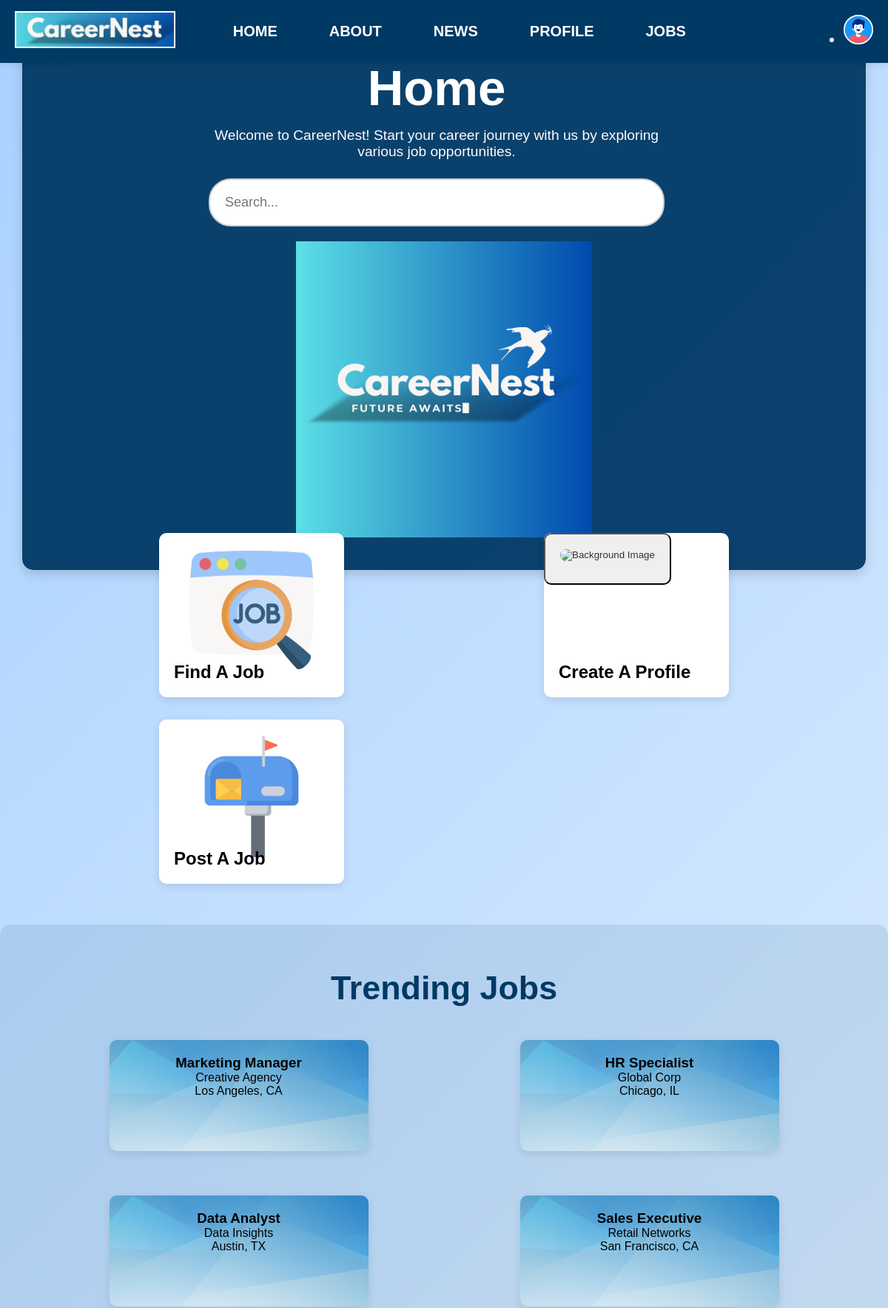
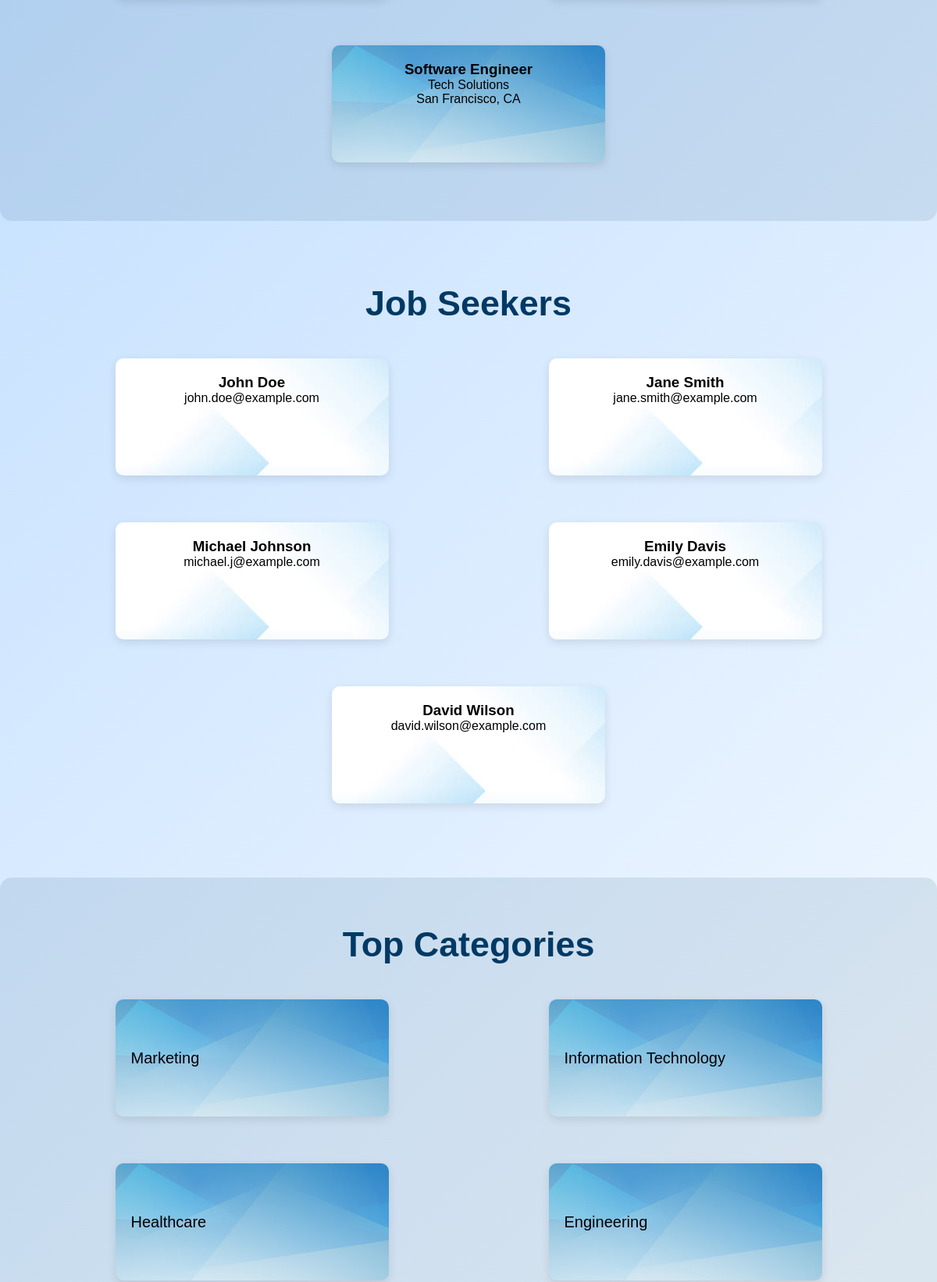
Page /USER_HOME.php (signed in, upper part) on the committed database (2 pictures, top to bottom).
### tables this page shows
CREATE TABLE `jobs` (
  `id` int(11) NOT NULL,
  `Template` enum('Local','Foreign','Online') NOT NULL,
  `company_name` varchar(255) NOT NULL,
  `location` varchar(255) NOT NULL,
  `job_title` varchar(255) NOT NULL,
  `job_type` varchar(255) NOT NULL,
  `requirements` varchar(255) NOT NULL,
  `salary` varchar(100) NOT NULL,
  `description` text NOT NULL,
  `contact_no` varchar(20) NOT NULL,
  `email` varchar(255) NOT NULL,
  `deadline` date NOT NULL
);

CREATE TABLE `job_seeker_profile` (
  `Seeker_ID` int(11) NOT NULL,
  `First_Name` varchar(50) DEFAULT NULL,
  `Last_Name` varchar(50) DEFAULT NULL,
  `DOB` date DEFAULT NULL,
  `Age` int(11) DEFAULT NULL,
  `Country` varchar(50) DEFAULT NULL,
  `City` varchar(50) DEFAULT NULL,
  `Gender` varchar(10) DEFAULT NULL,
  `Job_Category` varchar(50) DEFAULT NULL,
  `Contact` bigint(20) DEFAULT NULL,
  `Email` varchar(100) DEFAULT NULL,
  `Experience` varchar(100) DEFAULT NULL,
  `Description` text DEFAULT NULL
);

### USER_HOME.PHP (the view, shortened to what this page needs)
<?php
require 'config.php';
$jobs_query = "SELECT * FROM jobs LIMIT 5";
$jobs_result = $con->query($jobs_query);
$seekers_query = "SELECT * FROM job_seeker_profile LIMIT 5";
$seekers_result = $con->query($seekers_query);
?>
<!DOCTYPE html>
<html lang="en">
<head>
    <link rel="stylesheet" href="CSS/Home_page.css">
    <link rel="stylesheet" href="CSS/User_home.css">
    <link rel="stylesheet" href="CSS/popup.css">
    <link rel="stylesheet" href="footer and header/CSS/H_F.css">
    <link rel="stylesheet" href="CSS/alert.css">
    <link rel="stylesheet" href="CSS/profile_drop_down.css">
</head>
<body>
    <header>
        <div class="logo">
            <img src="footer and header/images/logo(8).png" alt="CareerNest Logo">
        </div>
        <nav>
            <ul>
                <li><a href="#">HOME</a></li>
                <li><a href="User_About_Us.php">ABOUT</a></li>
                <li><a href="User_News_feed.php">NEWS</a></li>
                <li class="dropdown">
                    <a href="#">PROFILE</a>
                </li>
                <li class="dropdown">
                    <a href="#" class="dropbtn">JOBS</a>
                </li>
            </ul>
        </nav>
        <div class="profile">
            <ul>
                <li class="dropdown-profile">
                    <a href="#" class="dropbtnprofile"><img src="footer and header/images/profile.png" alt="User Profile"></a>
                </li>
            </ul>
        </div>
    </header>
    <main>
        <section class="intro-section">
            <div class="content-box">
                <div class="left-content">
                    <h1>Home</h1>
                    <p>Welcome to CareerNest! Start your career journey with us by exploring various job opportunities.</p>
                    <div class="search-bar">
                        <input type="text" placeholder="Search...">
                    </div>
                </div>
                <div class="right-content">
                    <img src="footer and header/images/logo(7).png" alt="Main logo">
                </div>
            </div>
        </section>
        <section class="features">
            <div class="feature-card-wrapper">
                <a href="Job pages.php" class="feature-card">
                    <img class="Cbackground-image" src="images/5.png" alt="Background Image">
                    <div class="feature-card-content">Find A Job</div>
                </a>
            </div>
            <div class="feature-card-wrapper">
                <button type="submit" class="feature-card" onclick="openpopup()">
                    <img class="Cbackground-image" src="images/7.png" alt="Background Image">
                    <div class="feature-card-content">Create A Profile</div>
                </button>
            </div>
            <div class="feature-card-wrapper">
                <a href="jobpost.php" class="feature-card">
                    <img class="Cbackground-image" src="images/6.png" alt="Background Image">
                    <div class="feature-card-content">Post A Job</div>
                </a>
            </div>
        </section>
        <section class="trending-jobs">
            <h2>Trending Jobs</h2>
            <div class="jobs">
                <?php while ($job = $jobs_result->fetch_assoc()): ?>
                    <div class="job">
                        <h3><?php echo htmlspecialchars($job['job_title']); ?></h3>
                        <p><?php echo htmlspecialchars($job['company_name']); ?></p>
                        <p><?php echo htmlspecialchars($job['location']); ?></p>
                    </div>
                <?php endwhile; ?>
            </div>
        </section>
        <section class="J-seekers">
            <h2>Job Seekers</h2>
            <div class="job-seekers">
                <?php while ($seeker = $seekers_result->fetch_assoc()): ?>
                    <div class="seeker">
                        <h3><?php echo htmlspecialchars($seeker['First_Name'] . ' ' . $seeker['Last_Name']); ?></h3>
                        <p><?php echo htmlspecialchars($seeker['Email']); ?></p>
                    </div>
                <?php endwhile; ?>
            </div>
        </section>
        <section class="top-categories">
            <h2>Top Categories</h2>
            <div class="categories">
                <div class="category">Marketing</div>
                <div class="category">Information Technology</div>
                <div class="category">Healthcare</div>
                <div class="category">Engineering</div>
            </div>
        </section>
    </main>
</body>
</html>

### CSS/Home_page.css (style rules this page uses)
* { margin: 0; padding: 0; box-sizing: border-box; font-family: 'Verdana', sans-serif; }
body { background: linear-gradient(-45deg, #a8e6ff, #d0f1ff, #ffffff, #a8d1ff); background-size: 800% 800%; animation: gradient 15s ease infinite; min-height: 100vh; padding: 0; }
.intro-section { margin: 60px 0; padding: 100px 30px; display: flex; justify-content: center; align-items: center; min-height: 500px; transition: transform 0.3s ease-in-out; box-sizing: border-box; }
.content-box { display: flex; justify-content: space-between; align-items: center; width: 100%; max-width: 1900px; background: #003964f1; padding: 40px; box-shadow: 0 6px 15px rgba(0, 0, 0, 0.15); border-radius: 15px; transition: transform 0.3s ease-in-out, box-shadow 0.3s ease-in-out; overflow: hidden; }
.left-content { width: 60%; padding-right: 20px; box-sizing: border-box; }
.left-content h1 { font-size: 4.2rem; font-weight: bolder; color: #ffffff; margin-bottom: 15px; }
.left-content p { font-size: 1.2rem; color: #fffbfb; margin-bottom: 25px; }
.right-content img { height: 400px; max-width: 100%; transition: transform 0.3s ease-in-out, box-shadow 0.3s ease-in-out; }
@media (max-width: 1200px) { .content-box { flex-direction: column; text-align: center; } }
@media (max-width: 1200px) { .left-content { width: 100%; padding-right: 0; margin-bottom: 20px; } }
@media (max-width: 1200px) { .right-content img { height: auto; width: 100%; } }
.trending-jobs { padding: 60px; text-align: center; background-color: rgba(0, 57, 100, 0.1); margin: 20px 0; border-radius: 15px; }
.trending-jobs h2 { color: #003964; font-size: 2.8rem; margin-bottom: 30px; }
.jobs { display: flex; justify-content: space-between; gap: 30px; flex-wrap: wrap; }
.job { display: flex; align-items: center; background-color: #fff; padding: 20px; border-radius: 10px; box-shadow: 0 4px 12px rgba(0, 0, 0, 0.1); transition: transform 0.3s ease-in-out, box-shadow 0.3s ease-in-out; width: 100%; max-width: 350px; height: 150px; margin: 15px auto; background-image: url('../images/TrendingJobs.jpg'); }
.J-seekers { padding: 60px; text-align: center; }
.J-seekers h2 { color: #003964; font-size: 2.8rem; margin-bottom: 30px; }
.job-seekers { display: flex; justify-content: space-between; gap: 30px; flex-wrap: wrap; }
.seeker { display: flex; align-items: center; background-color: #fff; padding: 20px; border-radius: 10px; box-shadow: 0 4px 12px rgba(0, 0, 0, 0.1); transition: transform 0.3s ease-in-out, box-shadow 0.3s ease-in-out; width: 100%; max-width: 350px; height: 150px; margin: 15px auto; background-image: url('../images/JobSeekers.jpg'); }
.top-categories { padding: 60px; text-align: center; background-color: rgba(0, 57, 100, 0.1); margin: 20px 0; border-radius: 15px; }
.top-categories h2 { color: #003964; font-size: 2.8rem; margin-bottom: 30px; }
.categories { display: flex; justify-content: space-between; gap: 30px; flex-wrap: wrap; }
.category { display: flex; align-items: center; background-color: #fff; padding: 20px; border-radius: 10px; box-shadow: 0 4px 12px rgba(0, 0, 0, 0.1); transition: transform 0.3s ease-in-out, box-shadow 0.3s ease-in-out; width: 100%; max-width: 350px; height: 150px; margin: 15px auto; background-image: url('../images/TrendingJobs.jpg'); }

### CSS/profile_drop_down.css (style rules this page uses)
.dropdown-profile { border-radius: 5px; position: relative; }

### rows in the picture
jobs: job_title "Marketing Manager", company_name "Creative Agency", location "Los Angeles, CA"
jobs: job_title "HR Specialist", company_name "Global Corp", location "Chicago, IL"
jobs: job_title "Data Analyst", company_name "Data Insights", location "Austin, TX"
jobs: job_title "Sales Executive", company_name "Retail Networks", location "San Francisco, CA"
jobs: job_title "Software Engineer", company_name "Tech Solutions", location "San Francisco, CA"
job_seeker_profile: First_Name+Last_Name "John Doe", Email "john.doe@example.com"
job_seeker_profile: First_Name+Last_Name "Jane Smith", Email "jane.smith@example.com"
job_seeker_profile: First_Name+Last_Name "Michael Johnson", Email "michael.j@example.com"
job_seeker_profile: First_Name+Last_Name "Emily Davis", Email "emily.davis@example.com"
job_seeker_profile: First_Name+Last_Name "David Wilson", Email "david.wilson@example.com"
